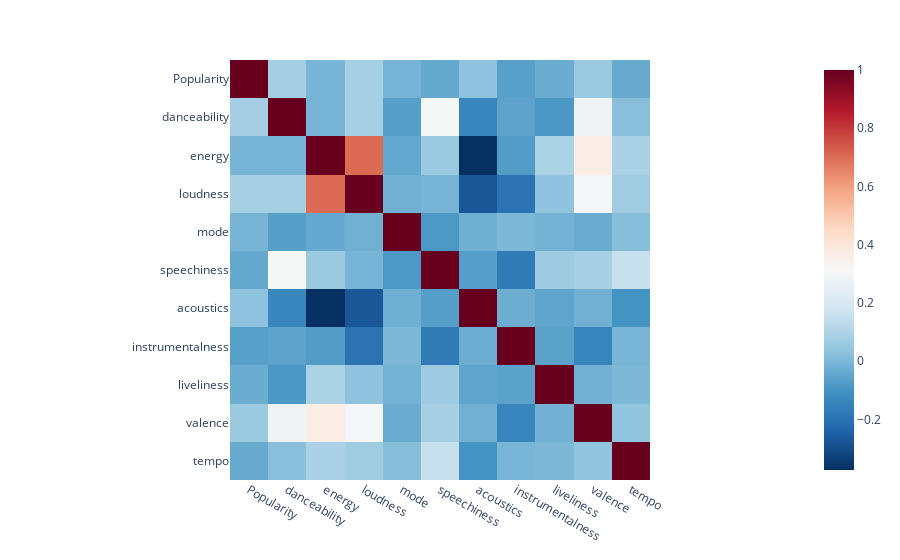

Notebook code for this chart:
### Code cell
fig_2 = px.imshow(spotify_correlation.corr(method='spearman', numeric_only=False), color_continuous_scale='RdBu_r')
fig_2.show()

### Figure 1 — Plotly figure (JSON) as saved in the notebook; plotly's stock layout.template omitted (floating-point values rounded to 4 significant figures)
{"data": [{"coloraxis": "coloraxis", "hovertemplate": "x: %{x}<br>y: %{y}<br>color: %{z}<extra></extra>", "name": "0", "type": "heatmap", "x": ["Popularity", "danceability", "energy", "loudness", "mode", "speechiness", "acoustics", "instrumentalness", "liveliness", "valence", "tempo"], "xaxis": "x", "y": ["Popularity", "danceability", "energy", "loudness", "mode", "speechiness", "acoustics", "instrumentalness", "liveliness", "valence", "tempo"], "yaxis": "y", "z": [[1, 0.07804, -0.007591, 0.08044, -0.009772, -0.03842, 0.03341, -0.06413, -0.02916, 0.05635, -0.03509], [0.07804, 1, -0.006865, 0.08289, -0.06633, 0.3106, -0.1378, -0.0539, -0.08559, 0.2831, 0.02315], [-0.007591, -0.006865, 1, 0.7043, -0.04004, 0.05696, -0.3733, -0.0718, 0.09471, 0.3629, 0.09137], [0.08044, 0.08289, 0.7043, 1, -0.019, -0.007129, -0.2742, -0.195, 0.03435, 0.3036, 0.06911], [-0.009772, -0.06633, -0.04004, -0.019, 1, -0.08256, -0.02268, 0.001626, -0.01393, -0.0311, 0.01875], [-0.03842, 0.3106, 0.05696, -0.007129, -0.08256, 1, -0.06962, -0.1754, 0.06531, 0.08421, 0.1533], [0.03341, -0.1378, -0.3733, -0.2742, -0.02268, -0.06962, 1, -0.027, -0.05145, -0.0189, -0.09817], [-0.06413, -0.0539, -0.0718, -0.195, 0.001626, -0.1754, -0.027, 1, -0.05679, -0.1427, -0.004039], [-0.02916, -0.08559, 0.09471, 0.03435, -0.01393, 0.06531, -0.05145, -0.05679, 1, -0.01715, 0.003872], [0.05635, 0.2831, 0.3629, 0.3036, -0.0311, 0.08421, -0.0189, -0.1427, -0.01715, 1, 0.03892], [-0.03509, 0.02315, 0.09137, 0.06911, 0.01875, 0.1533, -0.09817, -0.004039, 0.003872, 0.03892, 1]]}], "layout": {"coloraxis": {"colorscale": [[0, "rgb(5,48,97)"], [0.1, "rgb(33,102,172)"], [0.2, "rgb(67,147,195)"], [0.3, "rgb(146,197,222)"], [0.4, "rgb(209,229,240)"], [0.5, "rgb(247,247,247)"], [0.6, "rgb(253,219,199)"], [0.7, "rgb(244,165,130)"], [0.8, "rgb(214,96,77)"], [0.9, "rgb(178,24,43)"], [1, "rgb(103,0,31)"]]}, "margin": {"t": 60}, "xaxis": {"anchor": "y", "constrain": "domain", "domain": [0, 1], "scaleanchor": "y"}, "yaxis": {"anchor": "x", "autorange": "reversed", "constrain": "domain", "domain": [0, 1]}}}
